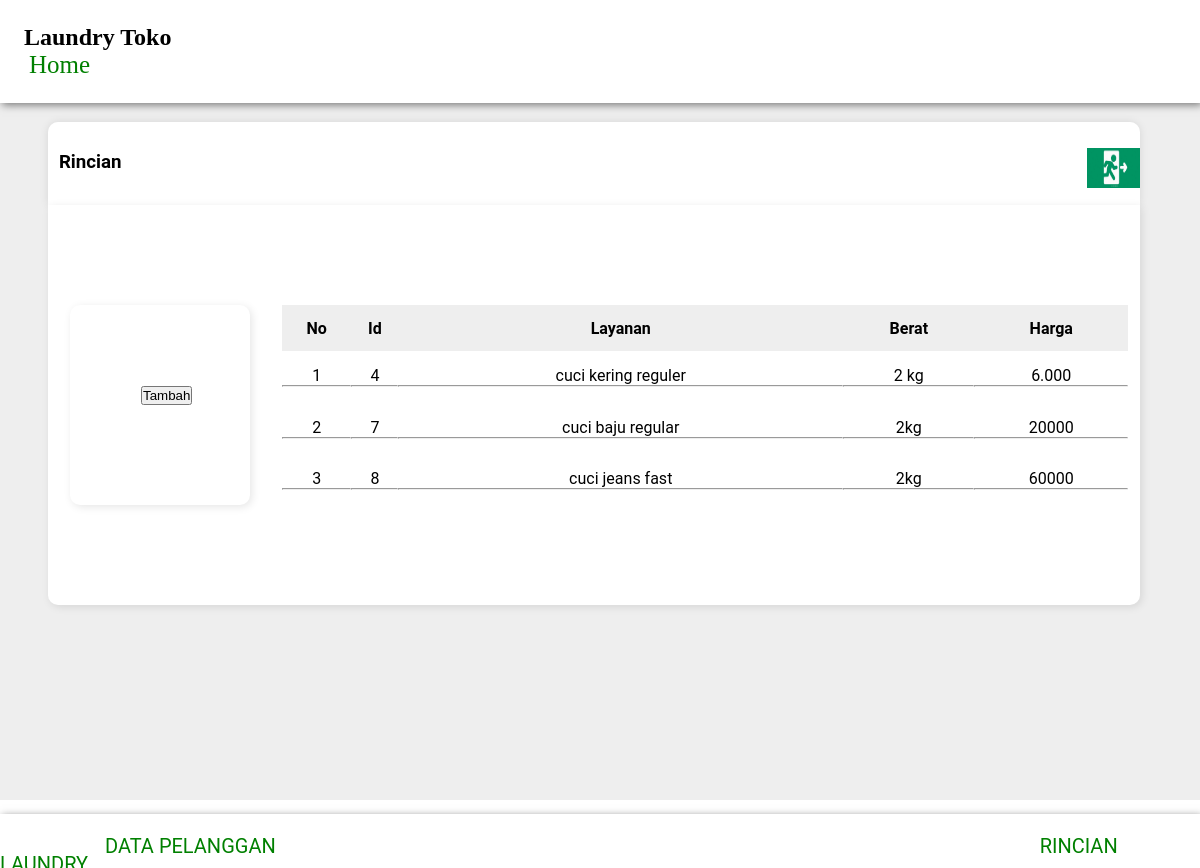
Screenshot of /user/index3.php with the database file from the repository.
### tables this page shows
CREATE TABLE `rincian` (
  `id` int(11) NOT NULL,
  `layanan` varchar(55) NOT NULL,
  `berat` varchar(25) NOT NULL,
  `harga` varchar(25) NOT NULL
);

### user/index3.php (the view, shortened to what this page needs)
<?php
include "config.php";
?>
<html>
  <head>
    <link rel="stylesheet" href="css/style-d2.css" type="text/css">
  </head>
<body class="body">
  <nav id="nav">
        <h1>Laundry Toko</h1>
        <a href="index2.php" class="link">Home</a>
  </nav>
<br>
<div class="formcard3">
<H3 style="margin-bottom: 30px; margin-left: 1%;">Rincian</H3>
        <a href="../index.php" style="margin-bottom: 1%; margin-left: 88%;"><img src="img/exit.jpeg" align="right" width="55px" height="40px"></a></div>
<div class="formcard1">
  <div class="formcard2"><table>
                    <tr>
<td><input style="margin-left: 135%;" type="button" border="0" value="Tambah" onclick="location.href='tambah.php'"></a><br/><br/></td>
                    </tr>
                </table> </div>
        <tr>
        <tr>
           <table style="margin-left: 3%; border-radius: 5px;" border='0' width="90%" height="50%" cellspacing="0" cellpadding='5'>
           <tr style="background-color: #eee">
            <th>No</th>
            <th>Id</th>
            <th>Layanan</th>
            <th>Berat</th>
            <th>Harga</th>
        </tr>
<?php
$no = 1;
$sql = "SELECT * FROM rincian";
$query=mysqli_query($db_link,$sql);
 while ($data = mysqli_fetch_array($query))
  {
   ?>
        <tr align="center">
            <td><?php echo $no; ?><hr></td>
            <td><?php echo "$data[id]"; ?><hr></td>
            <td><?php echo "$data[layanan]"; ?><hr></td>
            <td><?php echo "$data[berat]"; ?><hr></td>
            <td><?php echo "$data[harga]"; ?><hr></td>
            <?php $no++;
          }
          ?>
        </tr>
</table>
</div>
    <div class="footer">
      <a id="card-title-d" href="index.php">DATA PELANGGAN</a> <a id="card-title-d2" href="index3.php">RINCIAN LAUNDRY</a>
    </div>
</body>
</html>

### user/css/style-d2.css (style rules this page uses)
* { margin: 0px; padding: 0px; }
html { background: url() no-repeat fixed; background-size:100% 100%; }
nav { padding: 24px; padding-left: 2%; text-align: ; font-family: raleway; box-shadow: 2px 2px 8px rgba(0, 0, 0, 0.5); }
body { background: #eee; width: 100%; height: 100%; }
#nav { background: white; width: 96%; }
.link { background: white; color: green; font-size: 25px; text-decoration: none; margin-right: 1% }
.body { background-color: #eee; }
.formcard1 { width: 90%; height: 50%; padding-right: 1%; line-height: 50px; background: white; bottom: 0px; box-shadow: 2px 2px 8px rgba(0, 0, 0, 0.1); display: flex; align-items: center; border-bottom-right-radius: 10px; border-bottom-left-radius: 10px; margin-left: 4%; overflow-x: auto; display: flex; position: relative; }
.formcard2 { width: 18%; height: 50%; padding-right: 1%; line-height: 50px; background: white; bottom: 0px; box-shadow: 2px 2px 8px rgba(0, 0, 0, 0.1); display: flex; align-items: center; border-radius: 10px; margin-left: 2%; overflow-x: auto; display: flex; position: relative; }
.formcard3 { width: 91%; height: 63px; background: white; bottom: 0px; box-shadow: 0px 0px 8px rgba(0, 0, 0, 0.1); display: flex; align-items: center; border-top-left-radius: 10px; border-top-right-radius: 10px; margin-left: 4%; padding-top: 20px; overflow-x: auto; display: flex; position: relative; }
.footer { width: 100%; height: 30px; line-height: 100%; background: white; position: absolute; bottom: 0%; box-shadow: 2px 2px 8px rgba(0, 0, 0, 0.5); padding-top: 2%; padding-bottom: -2%; }
#card-title-d { transition: 0.3s ease; background: white; color: green; font-size: 20px; text-decoration: none; border-top: 4px solid white; border-bottom: 4px solid white; text-align: center; margin-left: 100px; }
#card-title-d2 { transition: 0.3s ease; background: white; color: green; font-size: 20px; text-decoration: none; border-top: 4px solid white; border-bottom: 4px solid white; text-align: center; margin-left: 750px; }
body { font-family: 'roboto'; color: #000; }
.judul h1,h2,h3 { height: 15px; }
a { padding: 5px; text-decoration: none; }

### rows the page displays
rincian: id "4", layanan "cuci kering reguler", berat "2 kg", harga "6.000"
rincian: id "7", layanan "cuci baju regular", berat "2kg", harga "20000"
rincian: id "8", layanan "cuci jeans fast", berat "2kg", harga "60000"
